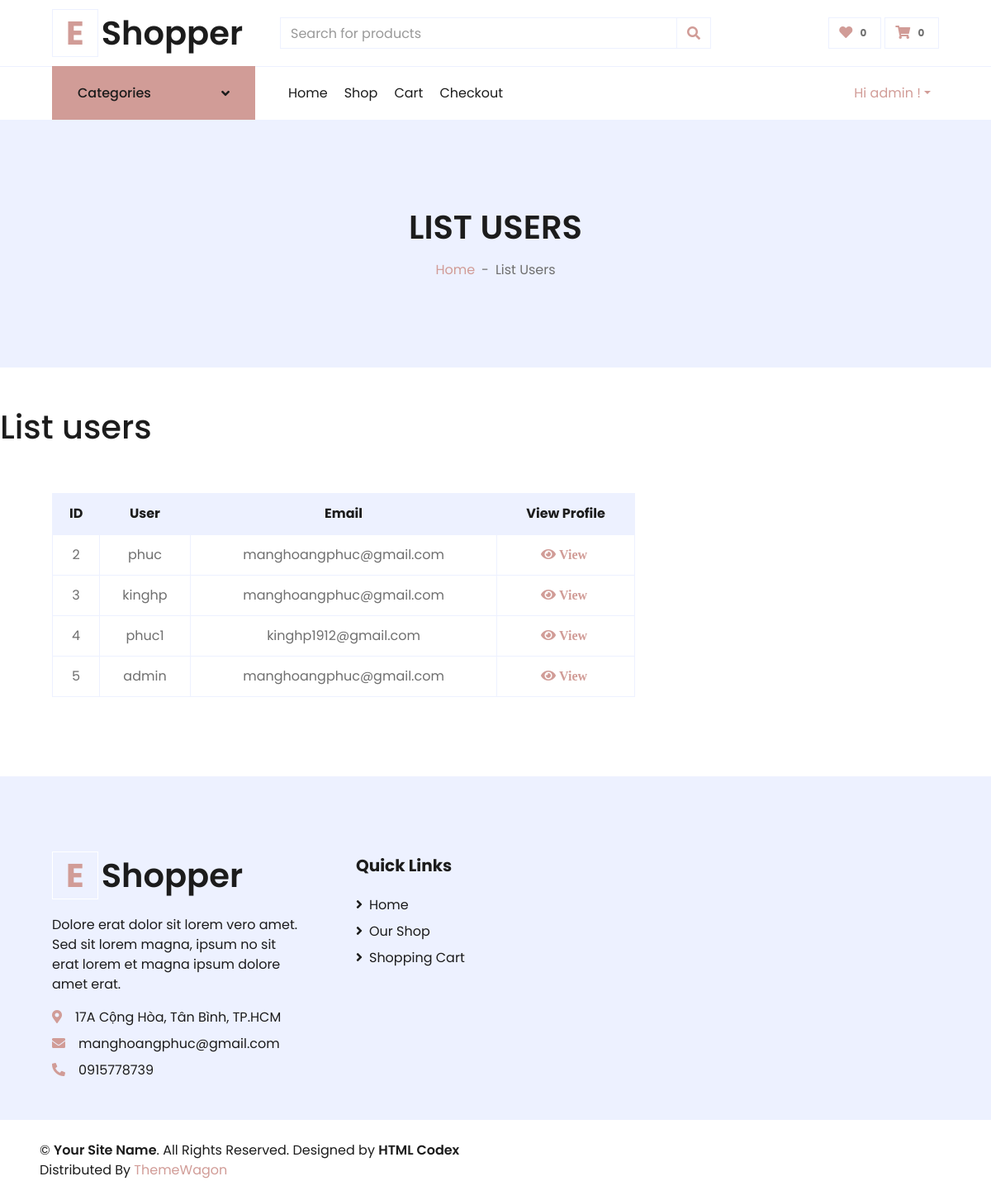
Page /accounts/list-user/ (signed in) on the committed database.
### customer/models.py (models this page shows)
class Customer(AbstractUser):
    phone_number = models.CharField(default='', max_length=15)
    address = models.CharField(default='', max_length=255)

### customer/views.py (the view)
# urls.py: path('list-user/', ViewListCustomer.as_view(), name='list-users'),
class ViewListCustomer(View):
    @method_decorator(login_required)
    def get(self, request):
        role = request.role
        categories = Category.objects.all()
        print(request.role)
        if request.role == 'Customer':
            return redirect('/accounts/profile')
        else:
            if request.role == 'Admin':
                list_customer = Customer.objects.all()
                return render(request, 'customer/list_users.html', locals())
            else:
                list_customer = Customer.objects.filter(groups=3)
                return render(request, 'customer/list_users.html', locals())

### templates/customer/list_users.html (shortened to what this page needs)
{% extends 'customer/base.html' %}
{% load static%}
{% block cssblock %}
    <link href="https://cdnjs.cloudflare.com/ajax/libs/font-awesome/5.10.0/css/all.min.css" rel="stylesheet">
    <link href="{% static 'homepage/lib/owlcarousel/assets/owl.carousel.min.css' %}" rel="stylesheet">
    <link href="{% static 'homepage/css/style.css' %}" rel="stylesheet">
{% endblock %}
{% block content %}
    <div class="container-fluid bg-secondary mb-5">
        <div class="d-flex flex-column align-items-center justify-content-center" style="min-height: 300px">
            <h1 class="font-weight-semi-bold text-uppercase mb-3">List Users</h1>
            <div class="d-inline-flex">
                <p class="m-0"><a href="{% url 'index' %}">Home</a></p>
                <p class="m-0 px-2">-</p>
                <p class="m-0">List Users</p>
            </div>
        </div>
    </div>
    <h1 >List users</h1>
    <div class="container-fluid pt-5">
        <div class="row px-xl-5">
            <div class="col-lg-8 table-responsive mb-5">
                <table class="table table-bordered text-center mb-0">
                    <thead class="bg-secondary text-dark">
                        <tr>
                            <th>ID</th>
                            <th>User</th>
                            <th>Email</th>
                            <th>View Profile</th>
                        </tr>
                    </thead>
                    <tbody class="align-middle">
                    {% for customer in list_customer %}
                        <div>
                            <tr>
                                <td class="align-middle">{{customer.id}}</td>
                                <td class="align-middle">{{customer.username}}</td>
                                <td class="align-middle">{{customer.email}}</td>
                                <td class="align-middle"><a href="{%  url 'profile_by_id' customer.pk %}" class="fas fa-eye text-primary mr-1"></i> View</a></td>
                            </tr>
                        </div>
                    {% endfor %}
                    </tbody>
                </table>
            </div>
        </div>
    </div>
{% endblock %}

### templates/customer/navbar.html (shortened to what this page needs)
{% load static %}
    <div class="container-fluid">
        <div class="row align-items-center py-3 px-xl-5">
            <div class="col-lg-3 d-none d-lg-block">
                <a href="{% url 'index' %}" class="text-decoration-none">
                    <h1 class="m-0 display-5 font-weight-semi-bold"><span class="text-primary font-weight-bold border px-3 mr-1">E</span>Shopper</h1>
                </a>
            </div>
            <div class="col-lg-6 col-6 text-left">
                <form action="{% url 'product-search' %}">
                    <div class="input-group">
                        <input type="search" name="search" class="form-control" placeholder="Search for products">
                        <div class="input-group-append">
                            <button class="input-group-text bg-transparent text-primary">
                                <i class="fa fa-search"></i>
                            </button>
                        </div>
                    </div>
                </form>
            </div>
            <div class="col-lg-3 col-6 text-right">
                <a href="" class="btn border">
                    <i class="fas fa-heart text-primary"></i>
                    <span class="badge">0</span>
                </a>
                <a href="" class="btn border">
                    <i class="fas fa-shopping-cart text-primary"></i>
                    <span class="badge">0</span>
                </a>
            </div>
        </div>
    </div>
    <div class="container-fluid">
        <div class="row border-top px-xl-5">
            <div class="col-lg-3 d-none d-lg-block">
                <a class="btn shadow-none d-flex align-items-center justify-content-between bg-primary text-white w-100" data-toggle="collapse" href="#navbar-vertical" style="height: 65px; margin-top: -1px; padding: 0 30px;">
                    <h6 class="m-0">Categories</h6>
                    <i class="fa fa-angle-down text-dark"></i>
                </a>
            </div>
            <div class="col-lg-9">
                <nav class="navbar navbar-expand-lg bg-light navbar-light py-3 py-lg-0 px-0">
                    <div class="collapse navbar-collapse justify-content-between" id="navbarCollapse">
                        <div class="navbar-nav mr-auto py-0">
                            <a href="{% url 'index' %}" class="nav-item nav-link">Home</a>
                            <a href="{% url 'list-product'%}" class="nav-item nav-link ">Shop</a>
                            <a href="{% url 'cart' %}" class="nav-item nav-link">Cart</a>
                            <a href="{% url 'checkout' %}" class="nav-item nav-link">Checkout</a>
                        </div>
                        <div class="navbar-nav ml-auto py-0">
                            {% if user.is_authenticated %}
                            <div class="nav-item dropdown">
                                {% if role != 'Customer' %}
                                <a href="#" class="nav-link dropdown-toggle active" data-toggle="dropdown">Hi {{ user.username }} !</a>
                                {% endif %}
                            </div>
                            {% else %}
                            <a href="{% url 'login' %}" class="nav-item nav-link">Login</a>
                            <a href="{% url 'register' %}" class="nav-item nav-link">Register</a>
                            {% endif %}
                        </div>
                    </div>
                </nav>
            </div>
        </div>
    </div>

### rows in the picture
Customer: username "admin", id "5", email "manghoangphuc@gmail.com"
Customer: id "2", username "phuc", email "manghoangphuc@gmail.com"
Customer: id "3", username "kinghp", email "manghoangphuc@gmail.com"
Customer: id "4", username "phuc1", email "kinghp1912@gmail.com"
